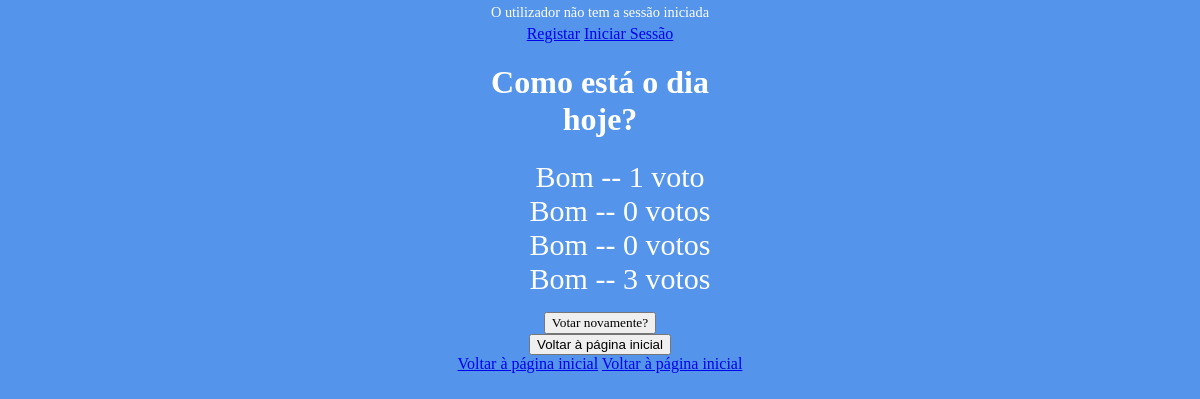
The page /votacao/2/resultados on the database as committed earlier.
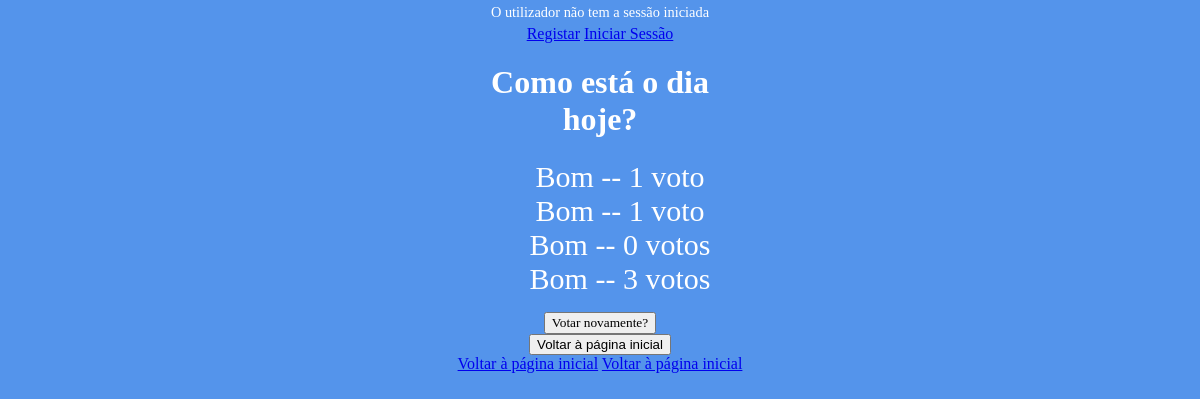
The same page on the database as committed later.
### votacao/models.py (models this page shows, shortened)
class Opcao(models.Model):
 questao = models.ForeignKey(Questao, on_delete=models.CASCADE)
 opcao_texto = models.CharField(max_length=200)
 votos = models.IntegerField(default=0)

### votacao/views.py (the view)
# urls.py: path("<int:questao_id>/resultados", views.resultados, name="resultados"),
def resultados(request, questao_id):
    questao = get_object_or_404(Questao, pk=questao_id)
    return render(request, 'votacao/resultados.html', {'questao': questao})

### votacao/templates/votacao/resultados.html (shortened to what this page needs)
{% extends "./secondbase.html" %}
{% block body %}
    <form action="{% url 'votacao:detalhe' questao.id %}" method="post">
        <h1>{{ questao.questao_texto }}</h1>
        <ul>
        {% for opcao in questao.opcao_set.all %}
        <li>{{ opcao.opcao_texto }} -- {{ opcao.votos }} voto{{ opcao.votos|pluralize }}</li>
        {% endfor %}
        </ul>
        <input type="submit" value="Votar novamente?"/>
        <button type="submit" formaction="{% url 'votacao:index' %}">Voltar à página inicial</button>
    </form>
    <br>
    <a href="{% url 'votacao:index' %}">Voltar à página inicial</a>
{% endblock %}

Rows that differ between the two databases and show on the page:
changed Opcao (number 2 of 4 on the later page): votos "0" → "1"
